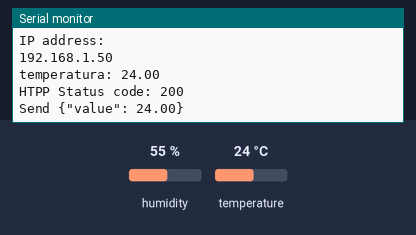
A sketch run on a simulated ESP32. Shown: the last lines printed to the serial monitor. The inputs (shaded band) are chosen by the test bench; at power-on: humidity 55 %, temperature 24 °C. WiFi joins after 1.5 s; servers stay silent unless stated; uploads are accepted with an empty reply.

Above: at 2.7 s.
2.8 s: humidity set to 22 %
At 3.9 s:
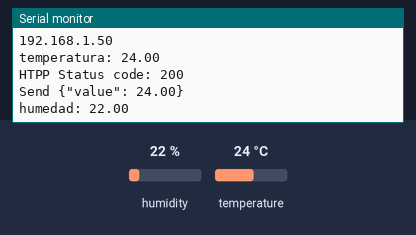
9.4 s: temperature set to 12 °C
At 9.9 s:
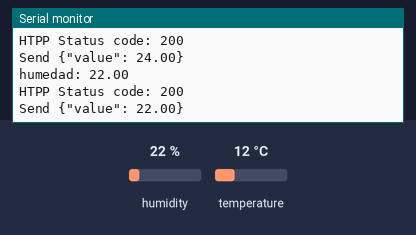
16.0 s: humidity set to 40 %
At 17.13 s:
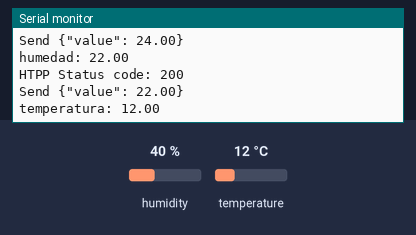
Timing chart, 0 to 19.0 s (numbered marks = the images above; inputs shaded):
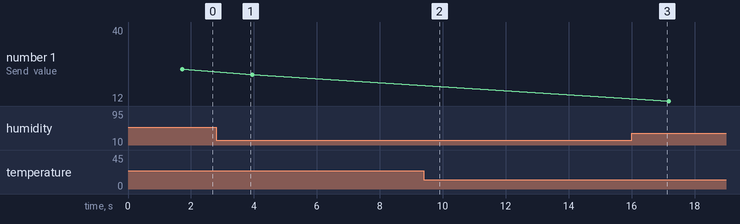

The sketch:

practica_5_http.ino
```cpp
/****************************************
 * Include Libraries
 ****************************************/
#include <WiFi.h>
#include "DHT.h"
#include <WiFiClient.h>
#include <HTTPClient.h>

/****************************************
 * Define Constants
 ****************************************/
#define WIFISSID "TestWiFiNet" //WIFI SSID aqui
#define PASSWORD "1234567890" // WIFI pwd
#define TOKEN "BBFF-0O3RvdSvbpw5m6FH4Ggz8bzWJNb9tT" // Ubidots TOKEN name el mismo que usamos en clase

#define VARIABLE_LABEL_temp "temperatura" // Variable Temperatura
#define VARIABLE_LABEL_hum "humedad" // Variable Humedad
#define DEVICE_LABEL "esp32" // Nombre del dispositivo a crear

#define pin13 13

// Space to store values to send
char str_temp[10];
char str_hum[10];

char payload[200]; // Leer y entender el payload aqui una de tantas referencias "https://techterms.com/definition/payload"

DHT dht1(pin13, DHT11);    //El sensor de temp y humedad azul.

char humedadUrl[] = "http://industrial.api.ubidots.com/api/v1.6/variables/634054128472cb6ff6cb3578/values";
char temperaturaUrl[] = "http://industrial.api.ubidots.com/api/v1.6/variables/63404d8dfe13941d8496d0cc/values";

WiFiClient client;
HTTPClient httpClient;

/****************************************
 * Funciones auxiliares
 ****************************************/

/* setTemperaturePayload */
void setTemperaturePayload(char* payload) {
  float t1 = dht1.readTemperature();
  Serial.print("temperatura: ");
  Serial.println(t1); // Imprime temperatura en el serial monitor
  /* numero maximo 4 precision 2 y convierte el valor a string*/
  dtostrf(t1, 4, 2, str_temp);
  sprintf(payload, "{\"value\": %s}", str_temp);
}

/* setHumidityPayload */
void setHumidityPayload(char* payload) {
  float h1 = dht1.readHumidity();
  Serial.print("humedad: ");
  Serial.println(h1); // Imprime humedad en el serial monitor
  /* numero maximo 4 precision 2 y convierte el valor a string*/
  dtostrf(h1, 4, 2, str_hum);
  sprintf(payload, "{\"value\": %s}", str_hum);
}

void sendPostRequest(char* url, char* payload) {
  int httpStatusCode;

  httpClient.begin(client, url);

  httpClient.addHeader("Content-Type", "application/json");
  httpClient.addHeader("X-Auth-Token", TOKEN);

  httpStatusCode = httpClient.POST(payload);
  Serial.print("HTPP Status code: ");
  Serial.println(httpStatusCode);
  Serial.print("Send ");
  Serial.println(payload);

  Serial.println(httpClient.getString());

  // Free resources
  httpClient.end();
}

void http_post()
{
  setTemperaturePayload(payload);
  sendPostRequest(temperaturaUrl, payload);
  delay(2000);
  setHumidityPayload(payload);
  sendPostRequest(humedadUrl, payload);
  delay(13000);
}

/****************************************
 * Main Functions
 ****************************************/
void setup() {
  Serial.begin(115200);
  WiFi.begin(WIFISSID, PASSWORD);

  Serial.println();
  Serial.print("Wait for WiFi...");

  while (WiFi.status() != WL_CONNECTED)
  {
    Serial.print(".");
    delay(500);
  }

  Serial.println("");
  Serial.println("WiFi Connected");
  Serial.println("IP address: ");
  Serial.println(WiFi.localIP());

  // Sensor de temp y humedad
  dht1.begin();
}

void loop()
{
  http_post();
}
 
```

Measured:
- after the input at 2.8 s, the serial monitor: prints a new line after 0.95 s (image 1)
- plotted number 1: 24 → 22 after the input at 2.8 s, 22 → 40 after the input at 16.0 s
